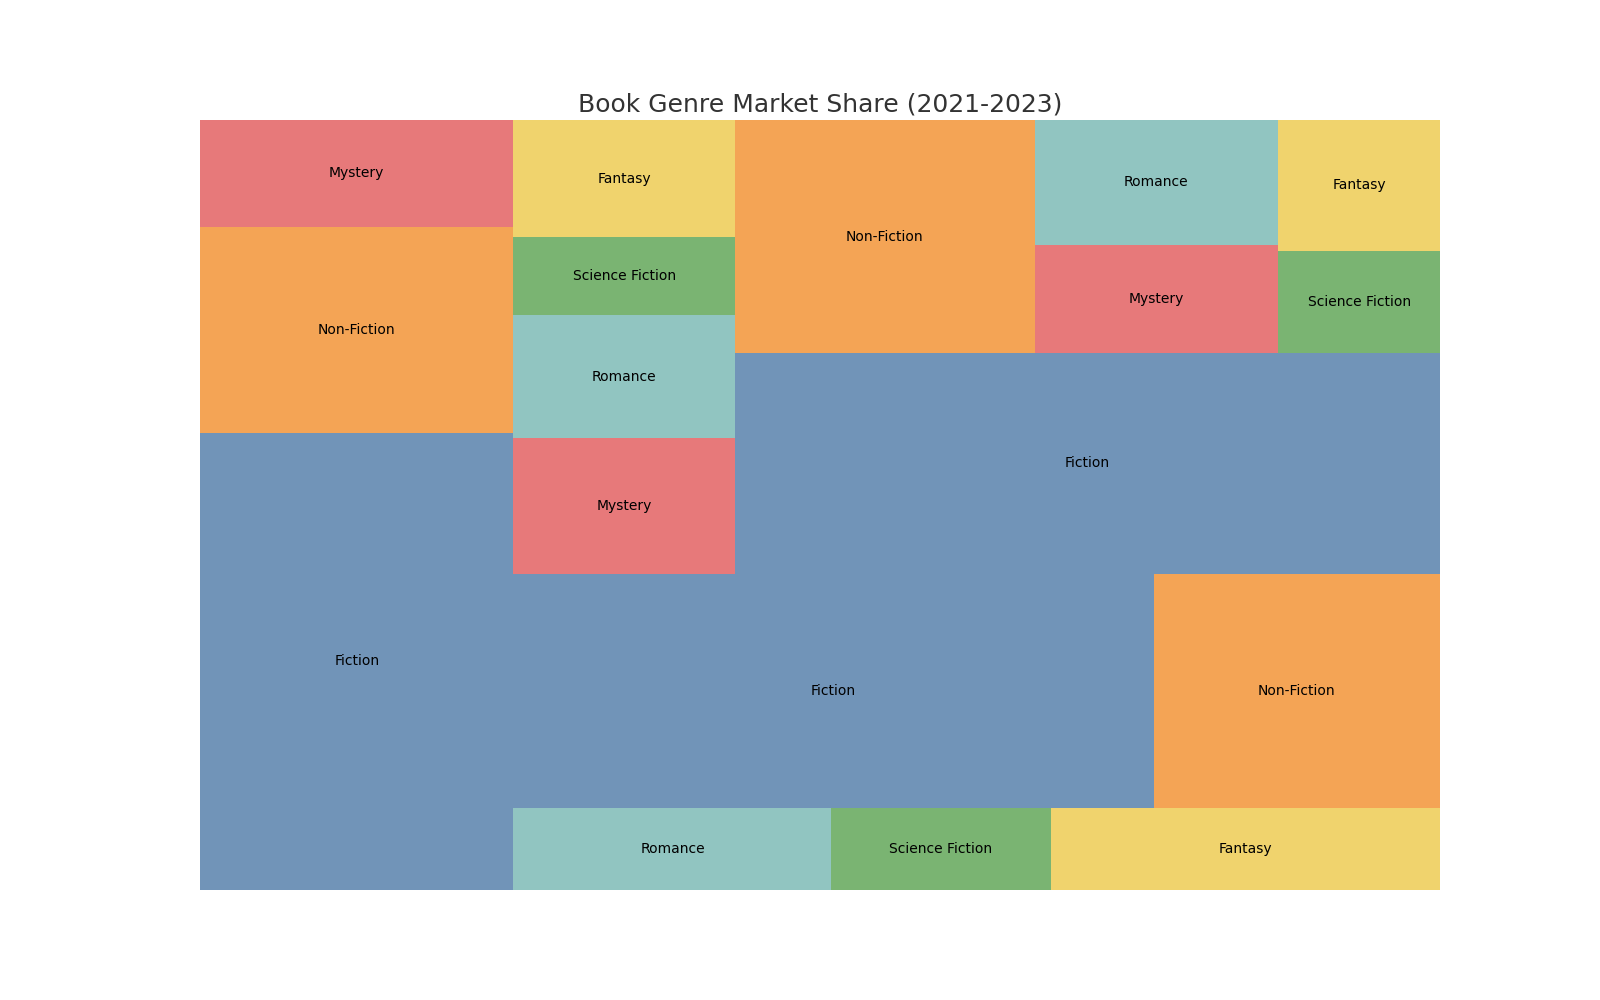

Recreate this plot in Python.

import seaborn as sns
import pandas as pd
import matplotlib.pyplot as plt
import squarify

# Data Frame
data = {
    "Year": ['2021', '2021', '2021', '2021', '2021', '2021',
             '2022', '2022', '2022', '2022', '2022', '2022',
             '2023', '2023', '2023', '2023', '2023', '2023'],
    "Genre": ['Fiction', 'Non-Fiction', 'Mystery', 'Romance', 'Science Fiction', 'Fantasy',
              'Fiction', 'Non-Fiction', 'Mystery', 'Romance', 'Science Fiction', 'Fantasy',
              'Fiction', 'Non-Fiction', 'Mystery', 'Romance', 'Science Fiction', 'Fantasy'],
    "Market Share": [45.12, 20.34, 10.56, 8.23, 5.67, 10.08,
                     47.23, 21.14, 9.45, 8.56, 5.45, 8.17,
                     48.87, 22.04, 8.34, 9.56, 5.23, 6.67]
}
df = pd.DataFrame(data)

# Settings
plt.figure(figsize=(16, 10))
colors = ['#4e79a7', '#f28e2b', '#e15759', '#76b7b2', '#59a14f', '#edc948']

# Treemap plot
squarify.plot(sizes=df["Market Share"], label=df["Genre"], color=colors, alpha=0.8)
plt.title("Book Genre Market Share (2021-2023)", fontsize=18, color='#333333')
plt.axis('off')
plt.show()
